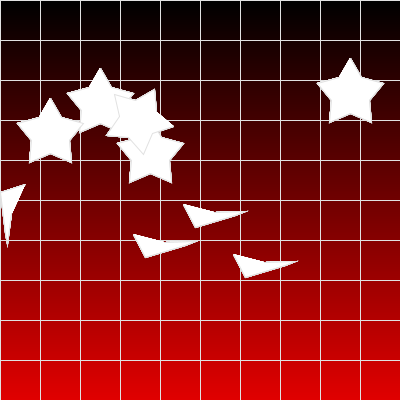
Frame 1 (no input)
Frame 60 (the mouse pressed at the canvas centre just before this capture): identical to frame 1, image omitted
Frame 120 (the mouse held since frame 60 and released just before this capture): identical to frame 1, image omitted

The Processing sketch that drew this single still picture (run headless with seeded random() and noise(); from frame 60 on, the mouse is pressed at the canvas centre):

// Processing sketch: processing_91418
// ── processing_91418.pde

float gray = 0.0;
int[] x = { 50, 61, 83, 69, 71, 50, 29, 31, 17, 39 };
int[] y = { 18, 37, 43, 60, 82, 73, 82, 60, 43, 37 };


int[] x2 = new int[5];
int[] y2 = new int[5];

void setup()
{
  size(400, 400);
  background(225);
  
  for (int i = 0; i < 5; i++)
  {
   x2[i] = (int)random(100, 200);
   y2[i] = (int)random(150,200);
  } 
}

void draw()
{
  for (int i = 0; i <400; i++) 
    {  
    float percent = (float)i / 400; 
    
    stroke(225 * percent, 0, 0);
    line(0, i, 400, i);
    }  
    
 
    
  for (int i = 0; i < 400; i += 40)
    {
     stroke(225);
     line(0, i, 400, i); 
     line(i, 0, i, 400);
     
     
     
     pushMatrix();
     translate(50, 50);
     drawShapes(0);
     popMatrix();
     
     pushMatrix();
     translate(100, 100);
     drawShapes(0);
     popMatrix();
     
     pushMatrix();
     translate(200, 80);
     rotate(radians(100));
     drawShapes(0);
     popMatrix();
     
     pushMatrix();
     translate(300, 40);
     drawShapes(0);
     popMatrix();
     
     pushMatrix();
     translate(0, 80);
     drawShapes(0);
     popMatrix();
     


 
    }
    
} 

void drawShapes(float offset)
{
  beginShape();  
  for (int i = 0; i < x.length; i++)
    {
     vertex(x[i] + offset, y[i]); 
    }  
  endShape();  
  
    beginShape();  
  for (int i = 0; i < x2.length; i++)
    {
     vertex(x2[i] + offset, y2[i]); 
    }  
  endShape(); 
  
  
}
